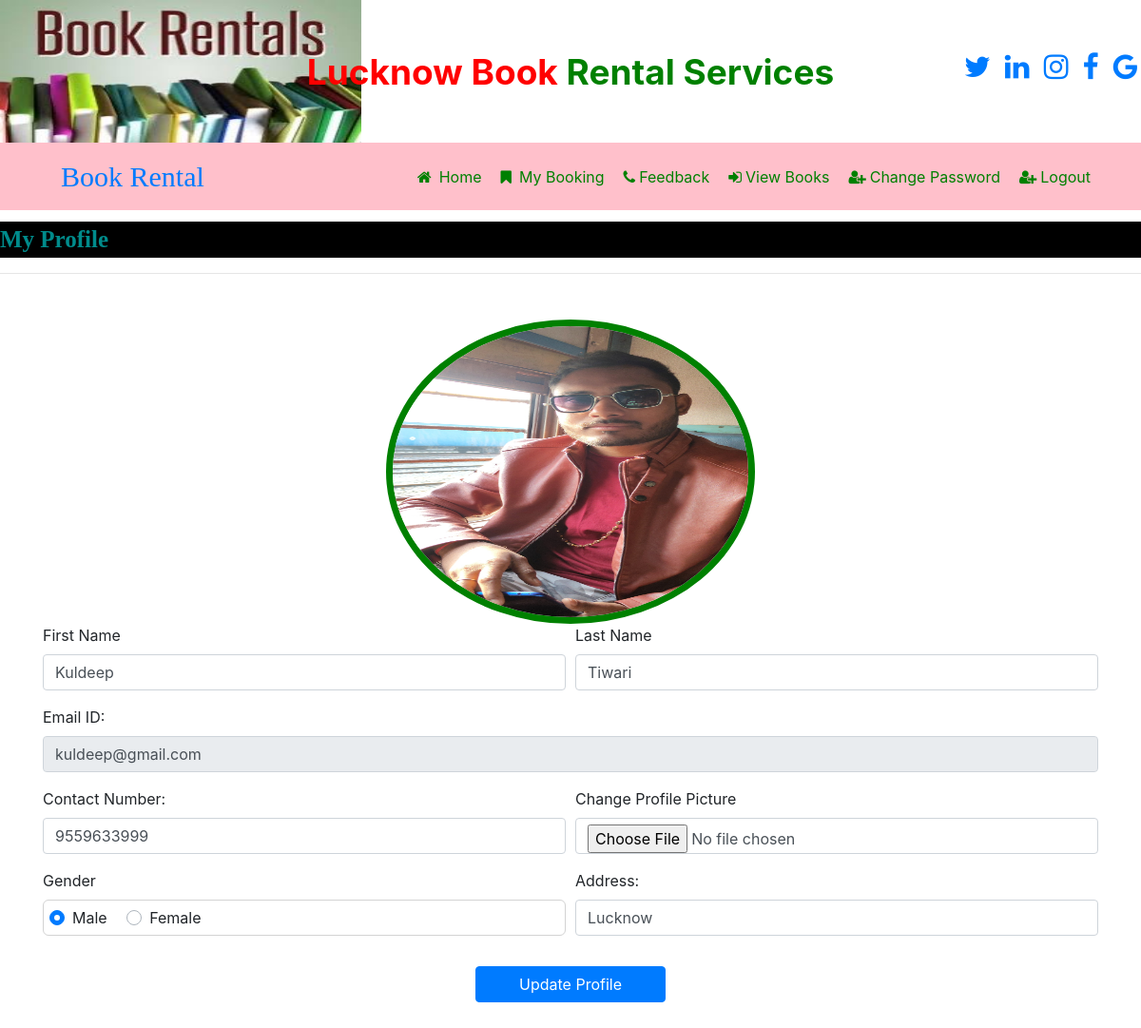
The app's page /user_home/ (signed in) with its own data.
### book/models.py (models this page shows, shortened)
class Signup(models.Model):
    user=models.ForeignKey(User,on_delete=models.CASCADE)
    mobile = models.CharField(max_length=20,null=True)
    image = models.FileField(null=True)
    gender = models.CharField(max_length=10,null=True)
    dob = models.DateField()
    address = models.CharField(max_length=50,null=True)

### book/views.py (the view, shortened to what this page needs)
# urls.py: path('user_home/',views.user_home,name="user_home"),
def user_home(request):
    if not request.user.is_authenticated:
        return redirect('login')
    user = request.user
    user2 = Signup.objects.get(user=user)
    error = ""
    d = {'user2': user2, 'error': error}
    return render(request,'user_home.html',d)

### book/templates/user_home.html (shortened to what this page needs)
{% load static %}
{% block body %}
{% include 'user_navigation.html' %}
<marquee style="font-family: 'Monotype Corsiva'; font-size:25px; color:darkcyan; background-color:black; font-weight:bold; margin-top:1%">
    My Profile
</marquee>
<hr>
<form class="container mt-5" onsubmit="return checkpass();" name="signup" method="post" enctype="multipart/form-data">
        <div class="text-center">
            <img src="{{user2.image.url}}"  style="border:7px solid green; width:35%; height:40% ; border-radius:50%">
        </div>
    <div class="form-row">
        <div class="form-group col-md-6" >
            <label>First Name</label>
            <input type="text" class="form-control" name="fname" value="{{user2.user.first_name}}" required>
        </div>
        <div class="form-group col-md-6" >
            <label>Last Name</label>
            <input type="text" class="form-control" name="lname" value="{{user2.user.last_name}}">
        </div>
    </div>
    <div class="form-row">
        <div class="form-group col-md-12" >
            <label>Email ID:</label>
            <input type="text" class="form-control" name="email" value="{{user2.user.username}}" readonly>
        </div>
    </div>
    <div class="form-row">
        <div class="form-group col-md-6" >
            <label>Contact Number:</label>
            <input type="text" class="form-control" name="contact" value="{{user2.mobile}}" required>
        </div>
        <div class="form-group col-md-6" >
            <label>Change Profile Picture</label>
            <input type="file" class="form-control" name="image" >
        </div>
    </div>
    <div class="form-row">
        <div class="form-group col-md-6" >
            <label>Gender</label>
            {% if user2.gender == "Male" %}
            <div style="border:1px solid lightgrey ; padding:6px ; border-radius:6px">
            <div class="custom-control custom-radio custom-control-inline">
                <label class="custom-control-label" for="customRadioInLine1">Male</label>
            </div>
            <div class="custom-control custom-radio custom-control-inline">
                <label class="custom-control-label" for="customRadioInLine2">Female</label>
            </div>
            </div>
            {% endif %}
        </div>
        <div class="form-group col-md-6" >
            <label>Address:</label>
            <input type="text" class="form-control" name="address" value="{{user2.address}}" required>
        </div>
    </div>
 <center>
    <input type="submit" value="Update Profile" class="btn btn-primary my-3" style="width:200px">
 </center>
</form>
{% endblock %}

### records on screen
Signup: image (picture), fname "Kuldeep", lname "Tiwari", email "kuldeep@gmail.com", contact "9559633999", address "Lucknow"
